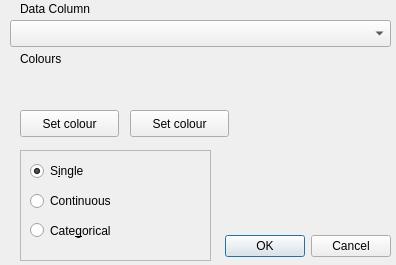
<?xml version="1.0" encoding="UTF-8"?>
<ui version="4.0">
 <class>SetChartColor</class>
 <widget class="QDialog" name="SetChartColor">
  <property name="geometry">
   <rect>
    <x>0</x>
    <y>0</y>
    <width>396</width>
    <height>265</height>
   </rect>
  </property>
  <property name="windowTitle">
   <string>Set Colour</string>
  </property>
  <widget class="QDialogButtonBox" name="buttonBox">
   <property name="geometry">
    <rect>
     <x>50</x>
     <y>230</y>
     <width>341</width>
     <height>32</height>
    </rect>
   </property>
   <property name="orientation">
    <enum>Qt::Horizontal</enum>
   </property>
   <property name="standardButtons">
    <set>QDialogButtonBox::Cancel|QDialogButtonBox::Ok</set>
   </property>
  </widget>
  <widget class="QLabel" name="label">
   <property name="geometry">
    <rect>
     <x>20</x>
     <y>0</y>
     <width>101</width>
     <height>17</height>
    </rect>
   </property>
   <property name="text">
    <string>Data Column</string>
   </property>
  </widget>
  <widget class="QComboBox" name="comboBox">
   <property name="geometry">
    <rect>
     <x>10</x>
     <y>20</y>
     <width>381</width>
     <height>27</height>
    </rect>
   </property>
  </widget>
  <widget class="QLabel" name="label_2">
   <property name="geometry">
    <rect>
     <x>20</x>
     <y>50</y>
     <width>67</width>
     <height>17</height>
    </rect>
   </property>
   <property name="text">
    <string>Colours</string>
   </property>
  </widget>
  <widget class="QPushButton" name="pushButton">
   <property name="geometry">
    <rect>
     <x>20</x>
     <y>110</y>
     <width>99</width>
     <height>27</height>
    </rect>
   </property>
   <property name="text">
    <string>Set colour</string>
   </property>
  </widget>
  <widget class="QWidget" name="widget" native="true">
   <property name="geometry">
    <rect>
     <x>20</x>
     <y>80</y>
     <width>101</width>
     <height>21</height>
    </rect>
   </property>
   <property name="autoFillBackground">
    <bool>true</bool>
   </property>
  </widget>
  <widget class="QFrame" name="frame">
   <property name="geometry">
    <rect>
     <x>20</x>
     <y>150</y>
     <width>191</width>
     <height>111</height>
    </rect>
   </property>
   <property name="frameShape">
    <enum>QFrame::StyledPanel</enum>
   </property>
   <property name="frameShadow">
    <enum>QFrame::Raised</enum>
   </property>
   <widget class="QRadioButton" name="radioButton_2">
    <property name="geometry">
     <rect>
      <x>10</x>
      <y>40</y>
      <width>117</width>
      <height>22</height>
     </rect>
    </property>
    <property name="text">
     <string>Continuous</string>
    </property>
   </widget>
   <widget class="QRadioButton" name="radioButton">
    <property name="geometry">
     <rect>
      <x>10</x>
      <y>10</y>
      <width>117</width>
      <height>22</height>
     </rect>
    </property>
    <property name="text">
     <string>S&amp;ingle</string>
    </property>
    <property name="checked">
     <bool>true</bool>
    </property>
   </widget>
   <widget class="QRadioButton" name="radioButton_3">
    <property name="geometry">
     <rect>
      <x>10</x>
      <y>70</y>
      <width>117</width>
      <height>21</height>
     </rect>
    </property>
    <property name="text">
     <string>Cate&amp;gorical</string>
    </property>
    <property name="checked">
     <bool>false</bool>
    </property>
   </widget>
  </widget>
  <widget class="QPushButton" name="pushButton_2">
   <property name="geometry">
    <rect>
     <x>130</x>
     <y>110</y>
     <width>99</width>
     <height>27</height>
    </rect>
   </property>
   <property name="text">
    <string>Set colour</string>
   </property>
  </widget>
  <widget class="QWidget" name="widget_2" native="true">
   <property name="geometry">
    <rect>
     <x>130</x>
     <y>80</y>
     <width>101</width>
     <height>21</height>
    </rect>
   </property>
   <property name="autoFillBackground">
    <bool>true</bool>
   </property>
  </widget>
 </widget>
 <resources/>
 <connections>
  <connection>
   <sender>buttonBox</sender>
   <signal>accepted()</signal>
   <receiver>SetChartColor</receiver>
   <slot>accept()</slot>
   <hints>
    <hint type="sourcelabel">
     <x>238</x>
     <y>190</y>
    </hint>
    <hint type="destinationlabel">
     <x>157</x>
     <y>227</y>
    </hint>
   </hints>
  </connection>
  <connection>
   <sender>buttonBox</sender>
   <signal>rejected()</signal>
   <receiver>SetChartColor</receiver>
   <slot>reject()</slot>
   <hints>
    <hint type="sourcelabel">
     <x>306</x>
     <y>190</y>
    </hint>
    <hint type="destinationlabel">
     <x>286</x>
     <y>227</y>
    </hint>
   </hints>
  </connection>
 </connections>
</ui>
